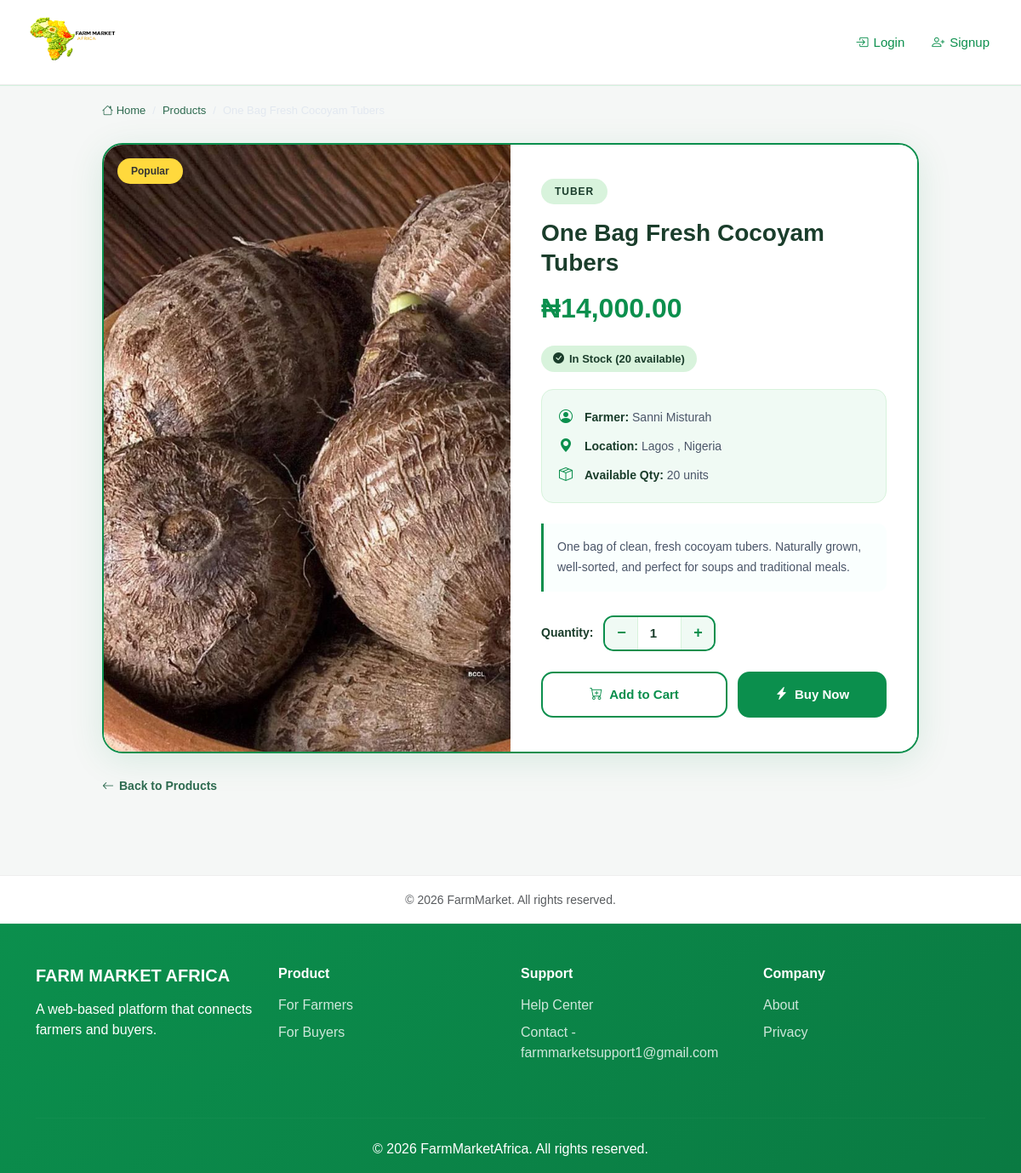
The page /product/8/ on the database its author committed.
### marketplace/models.py (models this page shows, shortened)
class Product(models.Model):
    CATEGORY_CHOICES = (
        ("grain&cereal",              "Grain & Cereal"),
        ("tuber",                     "Tuber"),
        ("vegetable",                 "Vegetable"),
        ("fruit",                     "Fruit"),
        ("livestock",                 "Livestock"),
        ("seafood",                   "Seafood"),
        ("dairy&egg",                 "Dairy & Egg"),
        ("farmsupplies&inputs",       "Farm Supplies & Inputs"),
        ("organic&specialtyproducts", "Organic & Specialty Products"),
        ("snacks&processedfoods",     "Snacks & Processed Foods"),
        ("farmservices&equipment",    "Farm Services & Equipment"),
        ("beverages",                 "Beverages"),
    )
    farmer      = models.ForeignKey(User, on_delete=models.CASCADE, related_name="products")
    name        = models.CharField(max_length=200)
    category    = models.CharField(max_length=200, choices=CATEGORY_CHOICES)
    description = models.TextField(blank=True, null=True)
    price       = models.DecimalField(max_digits=10, decimal_places=2)
    quantity    = models.IntegerField()
    location    = models.CharField(max_length=200)
    image       = models.ImageField(upload_to="product_images/", blank=True, null=True)
    is_new      = models.BooleanField(default=False)
    is_hot      = models.BooleanField(default=False)
    created_at  = models.DateTimeField(auto_now_add=True)

### marketplace/views.py (the view)
# urls.py: path("product/<int:product_id>/",     views.product_detail, name="product_detail"),
def product_detail(request, product_id):
    product = get_object_or_404(Product, id=product_id)
    return render(request, 'buyers/product_detail.html', {'product': product})

### marketplace/templates/buyers/product_detail.html (shortened to what this page needs)
{% extends "base.html" %}
{% load static %}
{% load humanize %}
{% block content %}
<div class="detail-wrapper">
    <nav class="detail-breadcrumb">
        <a href="{% url 'home' %}"><i class="bi bi-house"></i> Home</a>
        <span>/</span>
        <a href="{% url 'product_list' %}">Products</a>
        <span>/</span>
        <span>{{ product.name }}</span>
    </nav>
    <div class="detail-card">
        <div class="detail-image-wrap">
            {% if product.is_new %}
                <div class="detail-badge new">New</div>
            {% elif product.is_hot %}
                <div class="detail-badge hot">Popular</div>
            {% endif %}
            {% if product.image %}
                <img src="{{ product.image.url }}" alt="{{ product.name }}">
            {% else %}
                <div style="display:flex;align-items:center;justify-content:center;height:100%;font-size:80px;">🌿</div>
            {% endif %}
        </div>
        <div class="detail-info">
            <div>
                <span class="detail-category">{{ product.get_category_display }}</span>
                <h1 class="detail-name">{{ product.name }}</h1>
                <div class="detail-price">₦{{ product.price|floatformat:2|intcomma }}</div>
                {% if product.quantity > 10 %}
                    <div class="stock-badge in-stock"><i class="bi bi-check-circle-fill"></i> In Stock ({{ product.quantity }} available)</div>
                {% elif product.quantity > 0 %}
                    <div class="stock-badge low-stock"><i class="bi bi-exclamation-triangle-fill"></i> Low Stock — only {{ product.quantity }} left</div>
                {% else %}
                    <div class="stock-badge no-stock"><i class="bi bi-x-circle-fill"></i> Out of Stock</div>
                {% endif %}
                <div class="detail-meta">
                    <div class="detail-meta-row">
                        <i class="bi bi-person-circle"></i>
                        <span><strong>Farmer:</strong> {{ product.farmer.get_full_name|default:product.farmer.username }}</span>
                    </div>
                    <div class="detail-meta-row">
                        <i class="bi bi-geo-alt-fill"></i>
                        <span><strong>Location:</strong> {{ product.location }}</span>
                    </div>
                    <div class="detail-meta-row">
                        <i class="bi bi-box-seam"></i>
                        <span><strong>Available Qty:</strong> {{ product.quantity }} units</span>
                    </div>
                </div>
                {% if product.description %}
                <div class="detail-description">
                    {{ product.description }}
                </div>
                {% endif %}
                {% if product.quantity > 0 %}
                <div class="qty-row">
                    <span class="qty-label">Quantity:</span>
                    <div class="qty-control">
                        <button class="qty-btn" type="button" onclick="changeQty(-1)">−</button>
                        <input type="number" class="qty-input" id="qtyInput" value="1" min="1" max="{{ product.quantity }}">
                        <button class="qty-btn" type="button" onclick="changeQty(1)">+</button>
                    </div>
                </div>
                {% endif %}
            </div>
            {% if product.quantity > 0 %}
            <div class="detail-actions">
                <button class="btn-add-cart" id="addCartBtn"
                        onclick="addToCartDetail({{ product.id }}, '{{ product.name|escapejs }}')">
                    <i class="bi bi-cart-plus"></i> Add to Cart
                </button>
                <form method="POST" action="{% url 'buy_now' product.id %}" style="flex:1;min-width:140px;">
                    <button type="submit" class="btn-buy-now" style="width:100%;">
                        <i class="bi bi-lightning-charge-fill"></i> Buy Now
                    </button>
                </form>
            </div>
            {% else %}
            <button class="btn-add-cart" disabled style="opacity:0.5;cursor:not-allowed;">
                <i class="bi bi-x-circle"></i> Out of Stock
            </button>
            {% endif %}
        </div>
    </div>
    <a href="{% url 'product_list' %}" class="back-link">
        <i class="bi bi-arrow-left"></i> Back to Products
    </a>
</div>
{% endblock %}

### marketplace/static/css/style.css (style rules this page uses)
* { margin: 0; padding: 0; box-sizing: border-box; }
body { font-family: 'Poppins', sans-serif; background: #f5f7f6; color: #222; }

### marketplace/templates/base.html (style rules this page uses)
body { background: #f5f7f6; font-family: 'Poppins', sans-serif; }

### marketplace/templates/buyers/product_detail.html (style rules this page uses)
.detail-wrapper { max-width: 1000px; margin: 0 auto; padding: 20px; }
.detail-breadcrumb { display: flex; align-items: center; gap: 8px; font-size: 13px; color: #718096; margin-bottom: 28px; font-weight: 500; }
.detail-breadcrumb a { color: #2d6a4f; text-decoration: none; }
.detail-breadcrumb span { color: #e2e8f0; }
.detail-card { background: #ffffff; border: 2px solid #0B8F4D; border-radius: 24px; overflow: hidden; box-shadow: 0 8px 40px rgba(11,143,77,0.12); display: grid; grid-template-columns: 1fr 1fr; min-height: 480px; }
.detail-image-wrap { position: relative; background: #f0faf4; min-height: 380px; overflow: hidden; }
.detail-image-wrap img { width: 100%; height: 100%; object-fit: cover; display: block; transition: transform 0.4s ease; }
.detail-badge { position: absolute; top: 16px; left: 16px; padding: 6px 16px; border-radius: 30px; font-size: 12px; font-weight: 700; z-index: 2; }
.detail-badge.hot { background: #ffd93d; color: #333; }
.detail-info { padding: 40px 36px; display: flex; flex-direction: column; justify-content: space-between; background: #ffffff; }
.detail-category { display: inline-block; background: #d8f3dc; color: #1a3d2b; font-size: 12px; font-weight: 700; letter-spacing: 0.08em; text-transform: uppercase; padding: 6px 16px; border-radius: 30px; margin-bottom: 16px; }
.detail-name { font-size: 28px; font-weight: 800; color: #1a3d2b; line-height: 1.25; margin-bottom: 12px; }
.detail-price { font-size: 32px; font-weight: 900; color: #0B8F4D; margin-bottom: 20px; }
.detail-meta { display: flex; flex-direction: column; gap: 10px; margin-bottom: 24px; padding: 20px; background: #f0faf4; border-radius: 14px; border: 1px solid #d8f3dc; }
.detail-meta-row { display: flex; align-items: center; gap: 10px; font-size: 14px; color: #4a5568; }
.detail-meta-row i { color: #0B8F4D; font-size: 16px; width: 20px; flex-shrink: 0; }
.detail-meta-row strong { color: #1a3d2b; }
.detail-description { font-size: 14px; color: #4a5568; line-height: 1.7; margin-bottom: 28px; padding: 16px; background: #fafffe; border-left: 3px solid #0B8F4D; border-radius: 0 10px 10px 0; }
.qty-row { display: flex; align-items: center; gap: 12px; margin-bottom: 24px; }
.qty-label { font-size: 14px; font-weight: 600; color: #1a3d2b; }
.qty-control { display: flex; align-items: center; border: 2px solid #0B8F4D; border-radius: 12px; overflow: hidden; }
.qty-btn { width: 38px; height: 38px; border: none; background: #f0faf4; font-size: 18px; font-weight: 700; color: #0B8F4D; cursor: pointer; display: flex; align-items: center; justify-content: center; transition: background 0.2s; }
.qty-input { width: 52px; height: 38px; border: none; border-left: 1px solid #d8f3dc; border-right: 1px solid #d8f3dc; text-align: center; font-size: 15px; font-weight: 700; color: #1a3d2b; background: white; outline: none; }
.detail-actions { display: flex; gap: 12px; flex-wrap: wrap; }
.btn-add-cart { flex: 1; min-width: 140px; padding: 14px 20px; background: white; color: #0B8F4D; border: 2px solid #0B8F4D; border-radius: 14px; font-size: 15px; font-weight: 700; cursor: pointer; display: flex; align-items: center; justify-content: center; gap: 8px; transition: all 0.25s ease; text-decoration: none; }
.btn-buy-now { flex: 1; min-width: 140px; padding: 14px 20px; background: #0B8F4D; color: white; border: 2px solid #0B8F4D; border-radius: 14px; font-size: 15px; font-weight: 700; cursor: pointer; display: flex; align-items: center; justify-content: center; gap: 8px; transition: all 0.25s ease; text-decoration: none; }
.stock-badge { display: inline-flex; align-items: center; gap: 6px; font-size: 13px; font-weight: 600; padding: 6px 14px; border-radius: 30px; margin-bottom: 20px; }
.stock-badge.in-stock { background: #d8f3dc; color: #1a3d2b; }
.back-link { display: inline-flex; align-items: center; gap: 6px; color: #2d6a4f; text-decoration: none; font-size: 14px; font-weight: 600; margin-top: 28px; transition: color 0.2s; }

### rows shown on the page
Product: image (picture), category "TUBER", name "One Bag Fresh Cocoyam Tubers", price "14,000.00", quantity "20", farmer.get_full_name "Sanni Misturah", location "Lagos , Nigeria", description "One bag of clean, fresh cocoyam tubers. Naturally grown, well-sorted, and perfect for soups and traditional meals."
